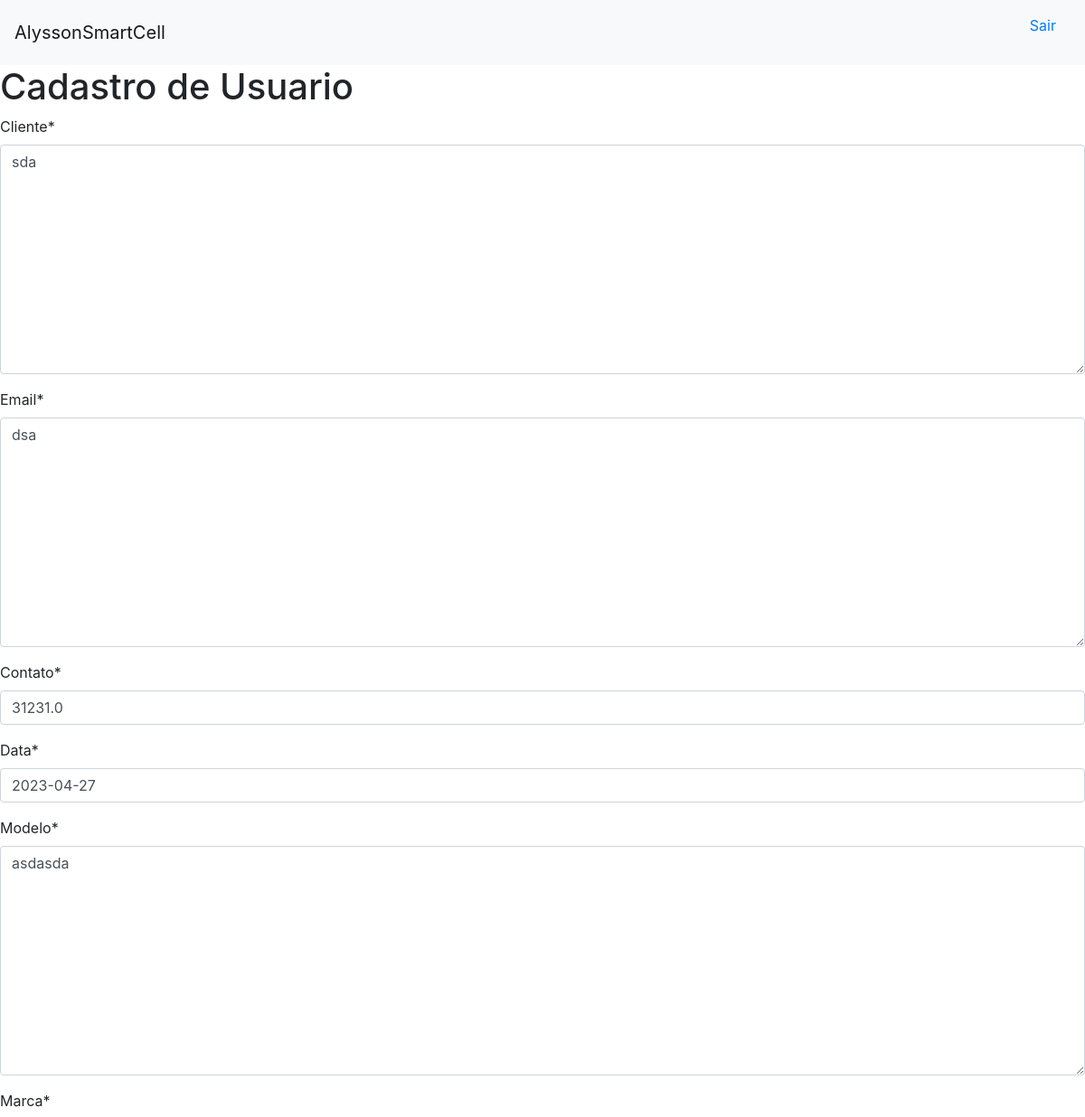
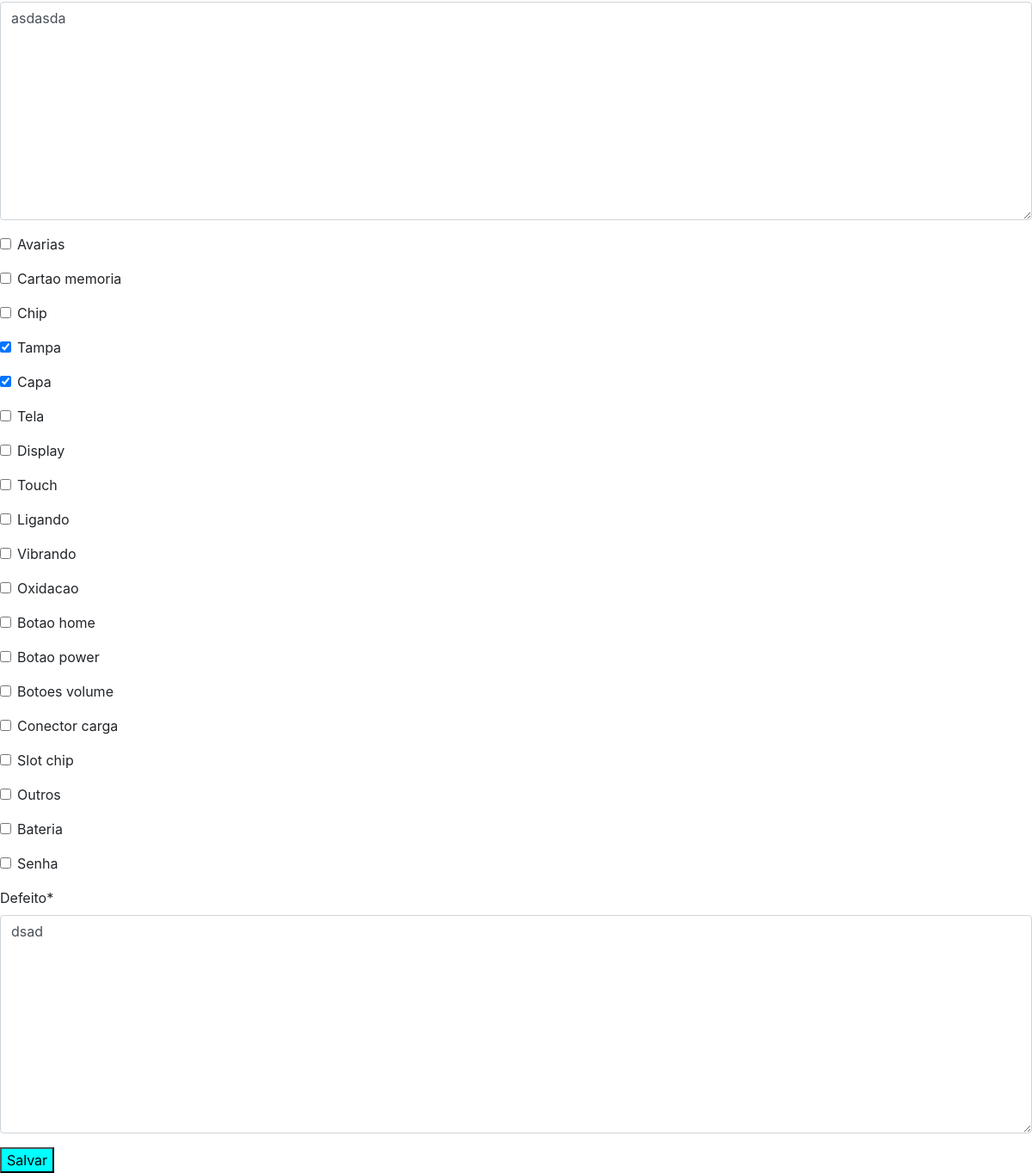
Screenshot of /inicial/novaos/4 with the database file from the repository (2 pictures, top to bottom).
### OS/models.py (models this page shows)
class ordens_servico(models.Model):
    cliente = models.TextField(max_length=255)
    email = models.TextField(max_length=255)
    contato = models.FloatField()
    data = models.DateField(default=datetime.now)
    modelo = models.TextField(max_length=10)
    marca = models.TextField(max_length=10)
    avarias = models.BooleanField(default=False)
    if avarias == True:
        tipo_avaria = models.TextField()
    else:
        pass
    bateria = models.BooleanField(default=False)
    cartao_memoria = models.BooleanField(default=False)
    chip = models.BooleanField(default=False)
    tampa = models.BooleanField(default=False)
    capa = models.BooleanField(default=False)
    tela = models.BooleanField(default=False)
    display = models.BooleanField(default=False)
    touch = models.BooleanField(default=False)
    ligando = models.BooleanField(default=False)
    vibrando = models.BooleanField(default=False)
    oxidacao = models.BooleanField(default=False)
    botao_home = models.BooleanField(default=False)
    botao_power = models.BooleanField(default=False)
    botoes_volume = models.BooleanField(default=False)
    conector_carga = models.BooleanField(default=False)
    slot_chip= models.BooleanField(default=False)
    outros = models.BooleanField(default=False)
    bateria = models.BooleanField(default=False)
    senha = models.BooleanField(default=False)
    valor = models.FloatField
    defeito = models.TextField(max_length=50)

### OS/views.py (the view)
# urls.py: path('inicial/novaos/<int:id_os>', views_os.editar, name='editar'),
def editar(request, id_os):
    ordemdeservico = ordens_servico.objects.get(pk=id_os)
    if request.method == 'GET':
        formulario_cadastrade = CadastroForm(instance=ordemdeservico)
        return render(request,'users/novaos.html', {'formulario':formulario_cadastrade})
    else:
        formulario = CadastroForm(request.POST,instance=ordemdeservico)
        if formulario.is_valid():
            formulario.save()
        return redirect('PaginaInicial')

### OS/forms.py
class CadastroForm(ModelForm):
    class Meta:
        model = ordens_servico
        fields = '__all__'

### users/templates/users/novaos.html (shortened to what this page needs)
{% extends 'users/base.html' %}
{% block conteudo %}
{% load crispy_forms_tags %}
<form action="" method="post">
<h1>Cadastro de Usuario</h1>
{{formulario | crispy}}
<button style="background-color: aqua;" type="submit">Salvar</button>
</form>
{% endblock %}

### rows the page displays
ordens_servico: cliente "sda", email "dsa", contato "31231.0", data "2023-04-27", modelo "asdasda", marca "asdasda", tampa "☑", capa "☑", defeito "dsad"
